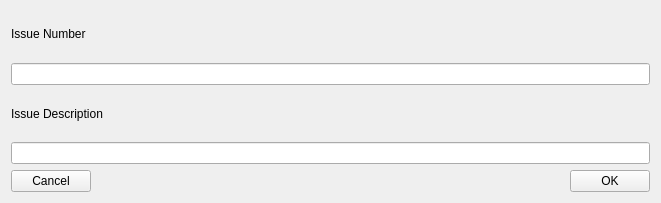
<?xml version="1.0" encoding="UTF-8"?>
<ui version="4.0">
 <class>AddIssueForm</class>
 <widget class="QWidget" name="AddIssueForm">
  <property name="geometry">
   <rect>
    <x>0</x>
    <y>0</y>
    <width>661</width>
    <height>203</height>
   </rect>
  </property>
  <property name="windowTitle">
   <string>Add Issue</string>
  </property>
  <layout class="QGridLayout" name="gridLayout">
   <item row="0" column="0">
    <layout class="QVBoxLayout" name="verticalLayout_3">
     <item>
      <layout class="QVBoxLayout" name="verticalLayout">
       <item>
        <widget class="QLabel" name="label">
         <property name="text">
          <string>Issue Number</string>
         </property>
        </widget>
       </item>
       <item>
        <widget class="QLineEdit" name="IssueNumEdit"/>
       </item>
      </layout>
     </item>
     <item>
      <layout class="QVBoxLayout" name="verticalLayout_2">
       <item>
        <widget class="QLabel" name="label_2">
         <property name="text">
          <string>Issue Description</string>
         </property>
        </widget>
       </item>
       <item>
        <widget class="QLineEdit" name="IssueDescEdit"/>
       </item>
      </layout>
     </item>
     <item>
      <layout class="QHBoxLayout" name="horizontalLayout">
       <item>
        <widget class="QPushButton" name="pushButton_2">
         <property name="text">
          <string>Cancel</string>
         </property>
        </widget>
       </item>
       <item>
        <spacer name="horizontalSpacer">
         <property name="orientation">
          <enum>Qt::Horizontal</enum>
         </property>
         <property name="sizeHint" stdset="0">
          <size>
           <width>40</width>
           <height>20</height>
          </size>
         </property>
        </spacer>
       </item>
       <item>
        <widget class="QPushButton" name="OkBtn">
         <property name="text">
          <string>OK</string>
         </property>
        </widget>
       </item>
      </layout>
     </item>
    </layout>
   </item>
  </layout>
 </widget>
 <resources/>
 <connections/>
</ui>
